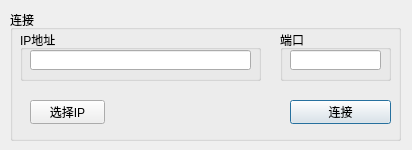
<?xml version="1.0" encoding="UTF-8"?>
<ui version="4.0">
 <class>Frm_ConnectDevice</class>
 <widget class="QDialog" name="Frm_ConnectDevice">
  <property name="geometry">
   <rect>
    <x>0</x>
    <y>0</y>
    <width>412</width>
    <height>150</height>
   </rect>
  </property>
  <property name="windowTitle">
   <string>连接设备</string>
  </property>
  <widget class="QGroupBox" name="groupBox">
   <property name="geometry">
    <rect>
     <x>10</x>
     <y>10</y>
     <width>391</width>
     <height>131</height>
    </rect>
   </property>
   <property name="title">
    <string>连接</string>
   </property>
   <widget class="QGroupBox" name="groupBox_2">
    <property name="geometry">
     <rect>
      <x>10</x>
      <y>20</y>
      <width>241</width>
      <height>51</height>
     </rect>
    </property>
    <property name="title">
     <string>IP地址</string>
    </property>
    <widget class="QLineEdit" name="get_Ip_LineEdit">
     <property name="geometry">
      <rect>
       <x>10</x>
       <y>20</y>
       <width>221</width>
       <height>20</height>
      </rect>
     </property>
    </widget>
   </widget>
   <widget class="QGroupBox" name="groupBox_3">
    <property name="geometry">
     <rect>
      <x>270</x>
      <y>20</y>
      <width>111</width>
      <height>51</height>
     </rect>
    </property>
    <property name="title">
     <string>端口</string>
    </property>
    <widget class="QLineEdit" name="get_Tcpip_LineEdit">
     <property name="geometry">
      <rect>
       <x>10</x>
       <y>20</y>
       <width>91</width>
       <height>20</height>
      </rect>
     </property>
    </widget>
   </widget>
   <widget class="QPushButton" name="pushButton_2">
    <property name="geometry">
     <rect>
      <x>280</x>
      <y>90</y>
      <width>101</width>
      <height>24</height>
     </rect>
    </property>
    <property name="text">
     <string>连接</string>
    </property>
   </widget>
   <widget class="QPushButton" name="clickTo_Open_Frm_GetIP_PushButton">
    <property name="geometry">
     <rect>
      <x>20</x>
      <y>90</y>
      <width>75</width>
      <height>24</height>
     </rect>
    </property>
    <property name="text">
     <string>选择IP</string>
    </property>
   </widget>
  </widget>
 </widget>
 <resources/>
 <connections/>
</ui>
